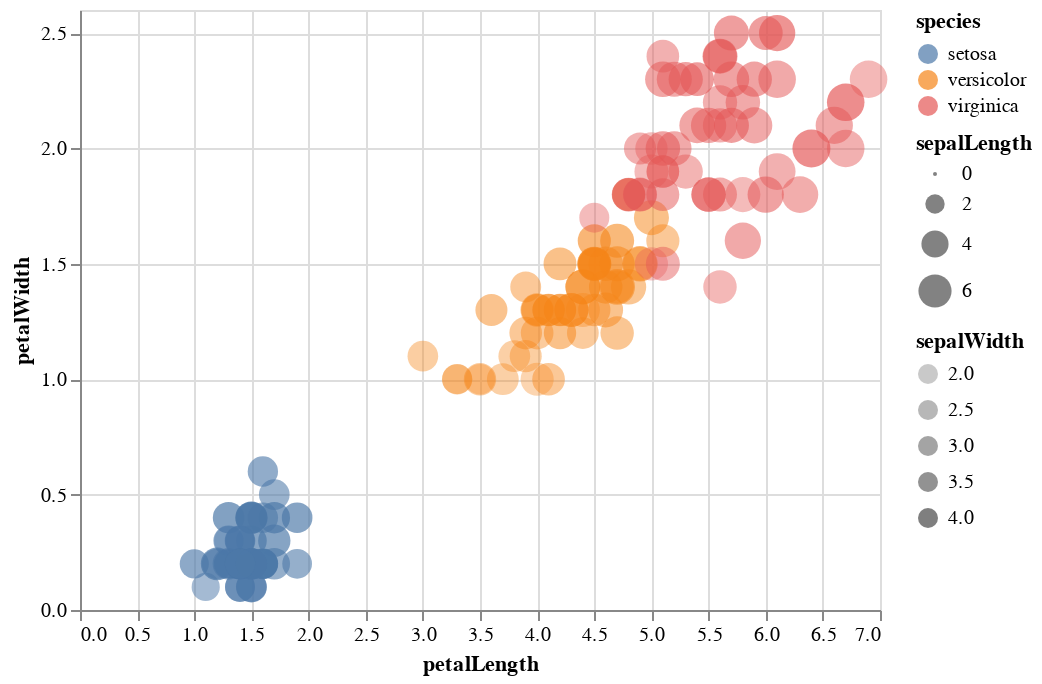

The notebook cell saved with this chart:
### Markdown cell above
When we plot in other libraries such as matplotlib, we think of encoding x and y usually.  

Here specify that we want to encode color as species and Altair figures out how to make that work

### Code cell
alt.Chart(iris).encode(
    x='petalLength',
    y='petalWidth',
    color='species',
    size='sepalLength',
    opacity='sepalWidth'
).mark_circle()

### Figure 1 — Vega-Lite specification as saved in the notebook (floating-point values rounded to 4 significant figures; data arrays with more than 128 entries replaced by an {"elided": "..."} marker saying what was removed)
{"$schema": "https://vega.github.io/schema/vega-lite/v3.4.0.json", "config": {"mark": {"tooltip": null}, "view": {"height": 300, "width": 400}}, "data": {"name": "data-a264acbd6e539a8b3afc0cb5f240fb57"}, "datasets": {"data-a264acbd6e539a8b3afc0cb5f240fb57": {"elided": "150 records"}}, "encoding": {"color": {"field": "species", "type": "nominal"}, "opacity": {"field": "sepalWidth", "type": "quantitative"}, "size": {"field": "sepalLength", "type": "quantitative"}, "x": {"field": "petalLength", "type": "quantitative"}, "y": {"field": "petalWidth", "type": "quantitative"}}, "mark": "circle"}
